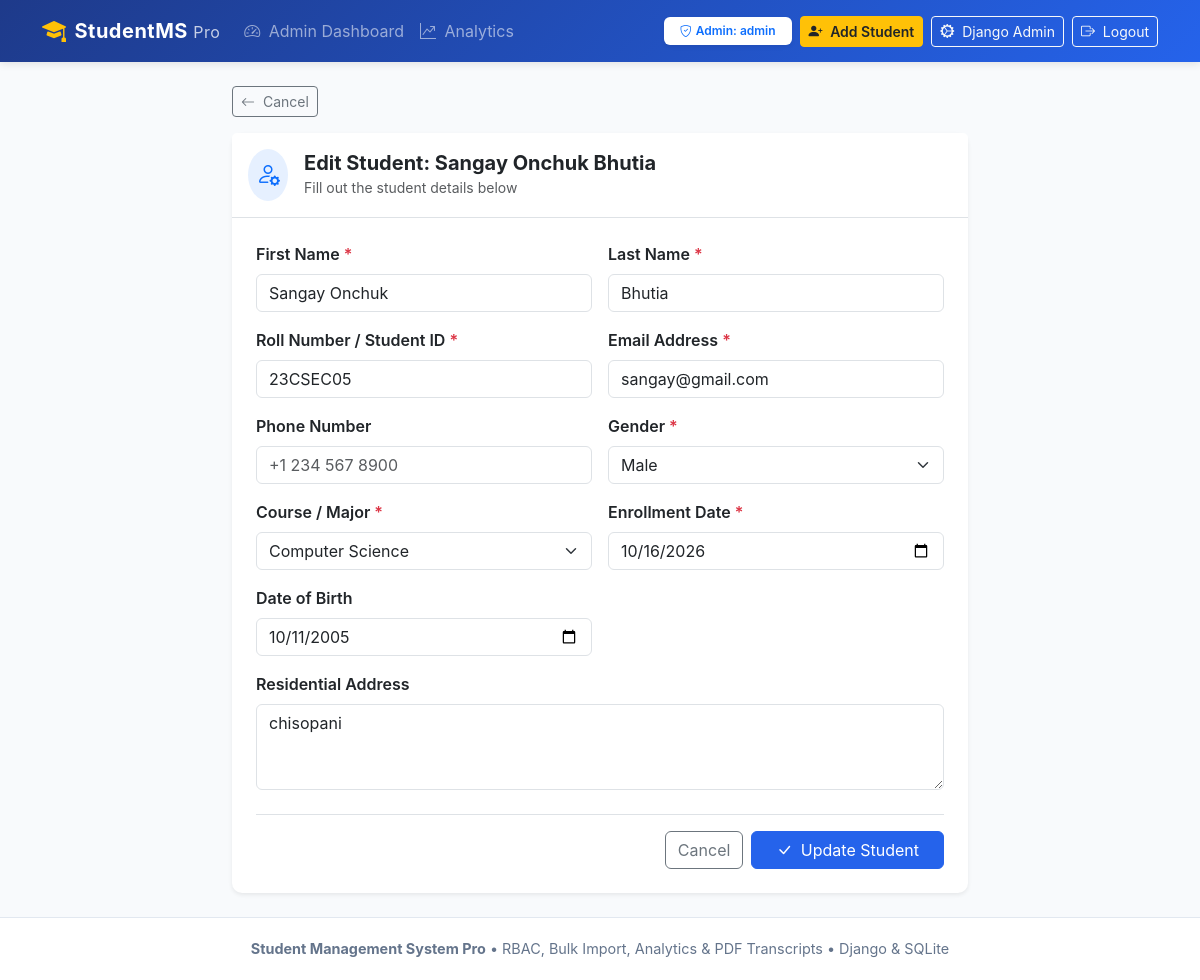
Screenshot of /student/9/edit/ (signed in) with the database file from the repository.
### students/models.py (models this page shows, shortened)
class UserProfile(models.Model):
    ROLE_CHOICES = [
        ('Admin', 'Admin'),
        ('Teacher', 'Teacher'),
        ('Student', 'Student'),
    ]
    user = models.OneToOneField(User, on_delete=models.CASCADE, related_name='profile')
    role = models.CharField(max_length=10, choices=ROLE_CHOICES, default='Admin')
    student = models.OneToOneField(Student, on_delete=models.SET_NULL, null=True, blank=True, related_name='user_profile')
    department = models.CharField(max_length=100, blank=True, default='')

class Student(models.Model):
    GENDER_CHOICES = [
        ('Male', 'Male'),
        ('Female', 'Female'),
        ('Other', 'Other'),
    ]
    COURSE_CHOICES = [
        ('Computer Science', 'Computer Science'),
        ('Information Technology', 'Information Technology'),
        ('Mechanical Engineering', 'Mechanical Engineering'),
        ('Civil Engineering', 'Civil Engineering'),
        ('Electrical Engineering', 'Electrical Engineering'),
        ('Business Administration', 'Business Administration'),
        ('Data Science', 'Data Science'),
    ]
    first_name = models.CharField(max_length=50)
    last_name = models.CharField(max_length=50)
    roll_number = models.CharField(max_length=20, unique=True)
    email = models.EmailField(unique=True)
    phone = models.CharField(max_length=15, blank=True)
    gender = models.CharField(max_length=10, choices=GENDER_CHOICES)
    course = models.CharField(max_length=50, choices=COURSE_CHOICES)
    date_of_birth = models.DateField(null=True, blank=True)
    enrollment_date = models.DateField(default=timezone.now)
    address = models.TextField(blank=True)
    created_at = models.DateTimeField(auto_now_add=True)
    updated_at = models.DateTimeField(auto_now=True)
    class Meta:
        ordering = ['-created_at']
    @property
    def full_name(self):
        return f"{self.first_name} {self.last_name}"

### students/views.py (the view)
# urls.py: path('student/<int:pk>/edit/', views.student_update, name='student_update'),
@admin_required
def student_update(request, pk):
    student = get_object_or_404(Student, pk=pk)
    if request.method == 'POST':
        form = StudentForm(request.POST, instance=student)
        if form.is_valid():
            student = form.save()
            messages.success(request, f'Student "{student.full_name}" has been updated successfully!')
            return redirect('student_detail', pk=student.pk)
        else:
            messages.error(request, 'Please correct the errors below.')
    else:
        form = StudentForm(instance=student)
    return render(request, 'students/student_form.html', {
        'form': form,
        'student': student,
        'title': f'Edit Student: {student.full_name}',
        'button_text': 'Update Student',
    })

### students/templates/students/student_form.html (shortened to what this page needs)
{% extends 'students/base.html' %}
{% block content %}
<div class="row justify-content-center">
    <div class="col-lg-8">
        <div class="mb-3">
            <a href="{% if student %}{% url 'student_detail' student.pk %}{% else %}{% url 'student_list' %}{% endif %}" class="btn btn-outline-secondary btn-sm">
                <i class="bi bi-arrow-left me-1"></i> Cancel
            </a>
        </div>
        <div class="card bg-white shadow-sm">
            <div class="card-header bg-white py-3 border-bottom">
                <div class="d-flex align-items-center">
                    <div class="bg-primary bg-opacity-10 text-primary p-2 rounded-circle me-3">
                        <i class="bi bi-person-gear fs-4"></i>
                    </div>
                    <div>
                        <h5 class="fw-bold mb-0 text-dark">{{ title }}</h5>
                        <small class="text-muted">Fill out the student details below</small>
                    </div>
                </div>
            </div>
            <div class="card-body p-4">
                <form method="post" novalidate>
                    <div class="row g-3">
                        <div class="col-md-6">
                            <label for="{{ form.first_name.id_for_label }}" class="form-label fw-semibold">
                                First Name <span class="text-danger">*</span>
                            </label>
                            {{ form.first_name }}
                        </div>
                        <div class="col-md-6">
                            <label for="{{ form.last_name.id_for_label }}" class="form-label fw-semibold">
                                Last Name <span class="text-danger">*</span>
                            </label>
                            {{ form.last_name }}
                        </div>
                        <div class="col-md-6">
                            <label for="{{ form.roll_number.id_for_label }}" class="form-label fw-semibold">
                                Roll Number / Student ID <span class="text-danger">*</span>
                            </label>
                            {{ form.roll_number }}
                        </div>
                        <div class="col-md-6">
                            <label for="{{ form.email.id_for_label }}" class="form-label fw-semibold">
                                Email Address <span class="text-danger">*</span>
                            </label>
                            {{ form.email }}
                        </div>
                        <div class="col-md-6">
                            <label for="{{ form.phone.id_for_label }}" class="form-label fw-semibold">
                                Phone Number
                            </label>
                            {{ form.phone }}
                        </div>
                        <div class="col-md-6">
                            <label for="{{ form.gender.id_for_label }}" class="form-label fw-semibold">
                                Gender <span class="text-danger">*</span>
                            </label>
                            {{ form.gender }}
                        </div>
                        <div class="col-md-6">
                            <label for="{{ form.course.id_for_label }}" class="form-label fw-semibold">
                                Course / Major <span class="text-danger">*</span>
                            </label>
                            {{ form.course }}
                        </div>
                        <div class="col-md-6">
                            <label for="{{ form.enrollment_date.id_for_label }}" class="form-label fw-semibold">
                                Enrollment Date <span class="text-danger">*</span>
                            </label>
                            {{ form.enrollment_date }}
                        </div>
                        <div class="col-md-6">
                            <label for="{{ form.date_of_birth.id_for_label }}" class="form-label fw-semibold">
                                Date of Birth
                            </label>
                            {{ form.date_of_birth }}
                        </div>
                        <div class="col-12">
                            <label for="{{ form.address.id_for_label }}" class="form-label fw-semibold">
                                Residential Address
                            </label>
                            {{ form.address }}
                        </div>
                    </div>
                    <div class="d-flex justify-content-end gap-2 mt-4 pt-3 border-top">
                        <a href="{% if student %}{% url 'student_detail' student.pk %}{% else %}{% url 'student_list' %}{% endif %}" class="btn btn-outline-secondary">
                            Cancel
                        </a>
                        <button type="submit" class="btn btn-primary px-4">
                            <i class="bi bi-check-lg me-1"></i> {{ button_text|default:'Save' }}
                        </button>
                    </div>
                </form>
            </div>
        </div>
    </div>
</div>
{% endblock %}

### students/templates/students/base.html (shortened to what this page needs)
{% load static %}
<!DOCTYPE html>
<html lang="en">
<head>
    <link href="https://cdn.jsdelivr.net/npm/bootstrap@5.3.3/dist/css/bootstrap.min.css" rel="stylesheet">
    <link rel="stylesheet" href="https://cdn.jsdelivr.net/npm/bootstrap-icons@1.11.3/font/bootstrap-icons.min.css">
    <link rel="stylesheet" href="{% static 'students/css/style.css' %}">
</head>
<body>
    <nav class="navbar navbar-expand-lg navbar-dark sticky-top">
        <div class="container">
            <a class="navbar-brand d-flex align-items-center gap-2" href="{% url 'student_list' %}">
                <i class="bi bi-mortarboard-fill fs-4 text-warning"></i>
                <span>StudentMS <small class="fw-normal fs-6 opacity-75">Pro</small></span>
            </a>
            <div class="collapse navbar-collapse" id="navbarNav">
                <ul class="navbar-nav me-auto">
                    {% if user.is_authenticated %}
                        {% if user.is_superuser or user.profile.role == 'Admin' %}
                            <li class="nav-item">
                                <a class="nav-link" href="{% url 'student_list' %}">
                                    <i class="bi bi-speedometer2 me-1"></i> Admin Dashboard
                                </a>
                            </li>
                            <li class="nav-item">
                                <a class="nav-link" href="{% url 'analytics_dashboard' %}">
                                    <i class="bi bi-graph-up-arrow me-1"></i> Analytics
                                </a>
                            </li>
                        {% elif user.profile.role == 'Teacher' %}
                            <li class="nav-item">
                                <a class="nav-link" href="{% url 'teacher_dashboard' %}">
                                    <i class="bi bi-journal-check me-1"></i> Teacher Dashboard
                                </a>
                            </li>
                        {% elif user.profile.role == 'Student' %}
                            <li class="nav-item">
                                <a class="nav-link" href="{% url 'student_dashboard' %}">
                                    <i class="bi bi-person-badge me-1"></i> My Profile &amp; Grades
                                </a>
                            </li>
                        {% endif %}
                    {% endif %}
                </ul>
                <div class="d-flex align-items-center gap-2">
                    {% if user.is_authenticated %}
                        <span class="badge bg-white text-primary px-3 py-2 fw-semibold d-flex align-items-center gap-1 shadow-sm">
                            <i class="bi bi-shield-check"></i>
                            {{ user.profile.role|default:"Admin" }}: {{ user.username }}
                        </span>
                        {% if user.is_superuser or user.profile.role == 'Admin' %}
                            <a href="{% url 'student_create' %}" class="btn btn-warning btn-sm fw-semibold text-dark">
                                <i class="bi bi-person-plus-fill me-1"></i> Add Student
                            </a>
                            <a href="/admin/" target="_blank" class="btn btn-outline-light btn-sm">
                                <i class="bi bi-gear-wide-connected me-1"></i> Django Admin
                            </a>
                        {% endif %}
                        <a href="{% url 'logout' %}" class="btn btn-outline-light btn-sm" title="Log Out">
                            <i class="bi bi-box-arrow-right me-1"></i> Logout
                        </a>
                    {% else %}
                        <a href="{% url 'login' %}" class="btn btn-light btn-sm fw-semibold px-3">
                            <i class="bi bi-box-arrow-in-right me-1"></i> Login
                        </a>
                    {% endif %}
                </div>
            </div>
        </div>
    </nav>
    <main class="container py-4">
        {% block content %}
        {% endblock %}
    </main>
    <footer class="text-center">
        <div class="container">
            <p class="mb-0">
                <strong>Student Management System Pro</strong> &bull; RBAC, Bulk Import, Analytics &amp; PDF Transcripts &bull; Django &amp; SQLite
            </p>
        </div>
    </footer>
</body>
</html>

### students/static/students/css/style.css (style rules this page uses)
:root { --primary-color: #2563eb; --primary-hover: #1d4ed8; --card-shadow: 0 4px 6px -1px rgba(0, 0, 0, 0.08), 0 2px 4px -2px rgba(0, 0, 0, 0.05); --border-radius: 10px; }
body { background-color: #f8fafc; font-family: -apple-system, BlinkMacSystemFont, "Segoe UI", Roboto, "Helvetica Neue", Arial, sans-serif; color: #1e293b; min-height: 100vh; display: flex; flex-direction: column; }
main { flex: 1; }
.navbar { background: linear-gradient(135deg, #1e3a8a 0%, #2563eb 100%); box-shadow: 0 2px 8px rgba(0, 0, 0, 0.1); }
.navbar-brand { font-weight: 700; letter-spacing: 0.5px; }
.card { border: none; border-radius: var(--border-radius); box-shadow: var(--card-shadow); transition: transform 0.2s ease, box-shadow 0.2s ease; }
.btn-primary { background-color: var(--primary-color); border-color: var(--primary-color); }
footer { background-color: #ffffff; border-top: 1px solid #e2e8f0; padding: 1.25rem 0; font-size: 0.9rem; color: #64748b; }

### rows the page displays
Student: first_name "Sangay Onchuk", last_name "Bhutia", roll_number "23CSEC05", email "sangay@gmail.com", gender "Male", course "Computer Science", enrollment_date "10/16/2026", date_of_birth "10/11/2005", address "chisopani"

### other values shown
{{ user.profile.role|default:"Admin" }} "Admin"
{{ user.username }} "admin"
{{ title }} "Edit Student: Sangay Onchuk Bhutia"
{{ button_text|default:'Save' }} "Update Student"
